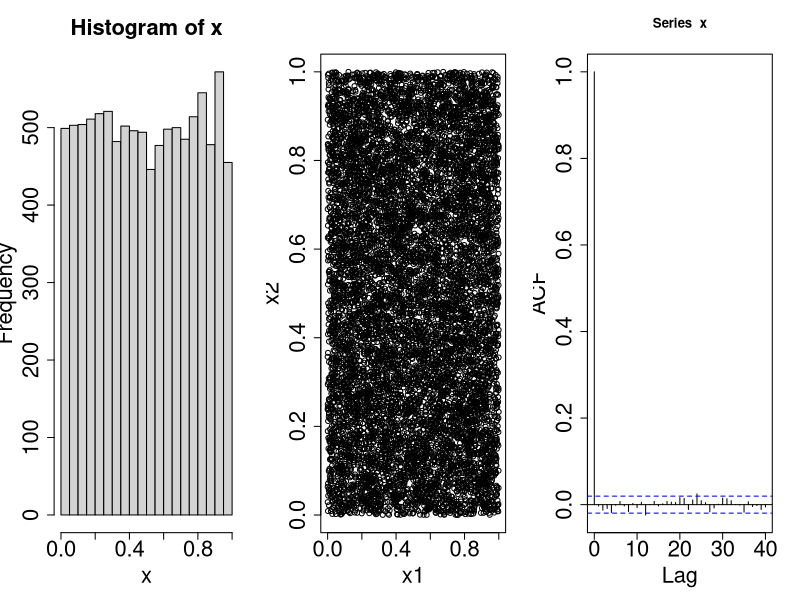
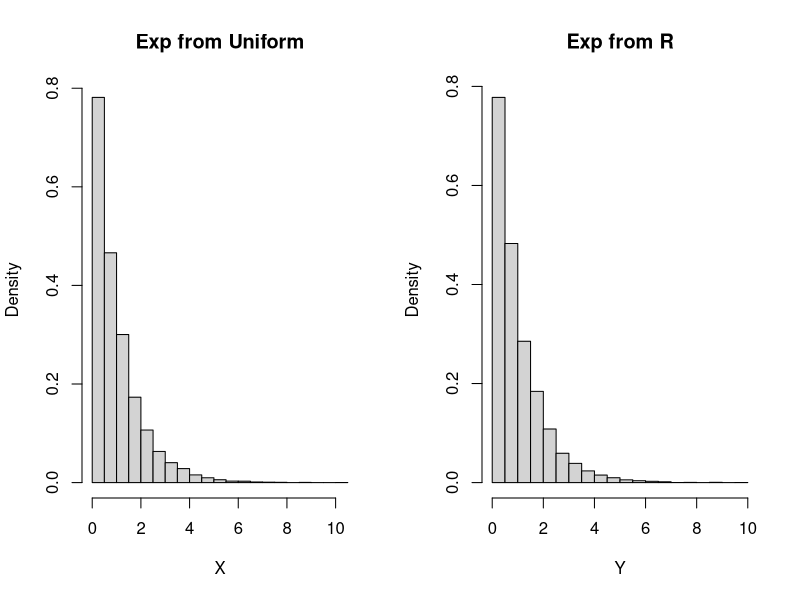
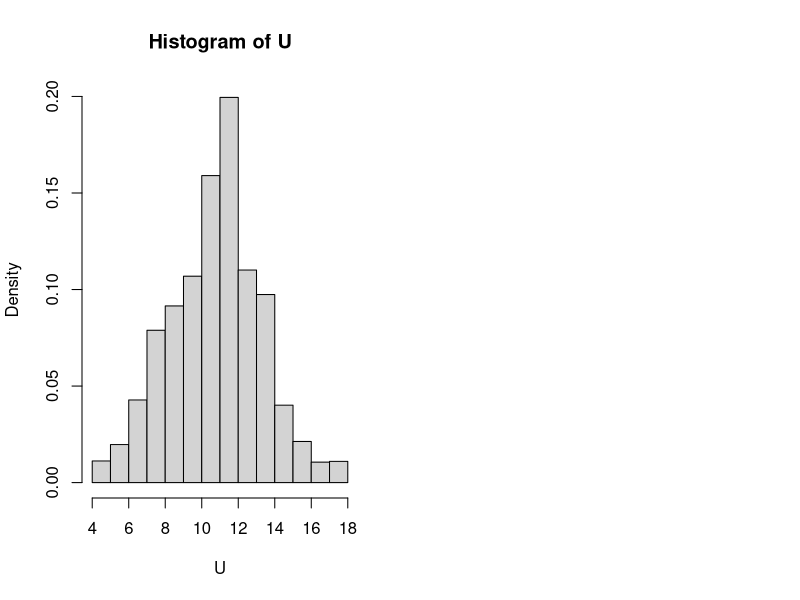
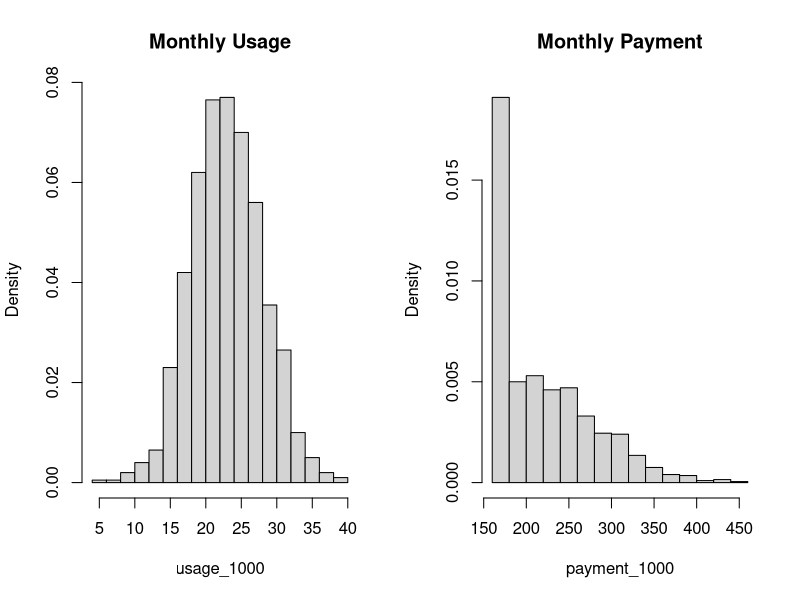

Reproduce these figures in R, in order.
# performance of built-in generators - uniform distribution
Nsim=10^4 #number of random numbers
x=runif(Nsim)
x1=x[-Nsim] #vectors to plot
x2=x[-1] #adjacent pairs
par(mfrow=c(1,3))
hist(x,cex.lab=2, cex.axis=2, cex.main=2, cex.sub=2)
plot(x1,x2,cex.lab=2, cex.axis=2, cex.main=2, cex.sub=2)
acf(x,cex.lab=2, cex.axis=2, cex.main=2, cex.sub=2)

# Deterministic sequence based on the seed
set.seed(1)
runif(5)
set.seed(1)
runif(5)
set.seed(2)
runif(5)

# Inverse transform to generate non-standard distributions
Nsim=10^4 #number of random variables
U=runif(Nsim)
X=-log(1-U) #transforms of uniforms
Y=rexp(Nsim) #exponentials from R
par(mfrow=c(1,2)) #plots
hist(X,freq=F,main="Exp from Uniform")
hist(Y,freq=F,main="Exp from R")

# Generating non-standard discrete distributions
Nsim=10^4 #number of random variables
U=runif(Nsim)
U[U<=0.01] = 4
U[0.01<U & U<=0.03] = 5
U[0.03<U & U<=0.07] = 6
U[0.07<U & U<=0.15] = 7
U[0.15<U & U<=0.24] = 8
U[0.24<U & U<=0.35] = 9
U[0.35<U & U<=0.51] = 10
U[0.51<U & U<=0.71] = 11
U[0.71<U & U<=0.82] = 12
U[0.82<U & U<=0.92] = 13
U[0.92<U & U<=0.96] = 14
U[0.96<U & U<=0.98] = 15
U[0.98<U & U<=0.99] = 16
U[0.99<U & U<=1] = 17
hist(U, breaks=4:18, right=F, freq=F)

# Evaluating monthly payments with the new plan
usage_1000 <- rnorm(1000, mean=23, sd=5)
payment_1000 <- 160+15*pmax((usage_1000-20),0)
mean(payment_1000)
par(mfrow=c(1,2)) #plots
hist(usage_1000,breaks=20,freq=F,main="Monthly Usage")
hist(payment_1000,breaks=20,freq=F,main="Monthly Payment")